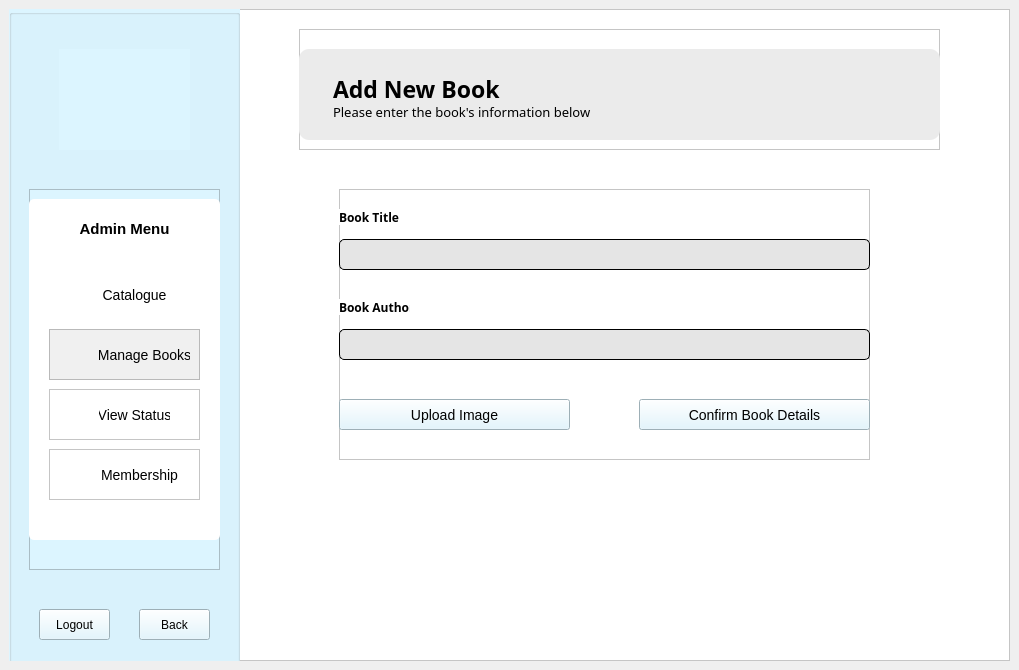
<?xml version="1.0" encoding="UTF-8"?>
<ui version="4.0">
 <class>AddNewBook</class>
 <widget class="QMainWindow" name="AddNewBook">
  <property name="geometry">
   <rect>
    <x>0</x>
    <y>0</y>
    <width>1019</width>
    <height>670</height>
   </rect>
  </property>
  <property name="windowTitle">
   <string>MainWindow</string>
  </property>
  <widget class="QWidget" name="centralwidget">
   <layout class="QVBoxLayout" name="verticalLayout">
    <item>
     <widget class="QFrame" name="frame">
      <property name="styleSheet">
       <string notr="true">background: white;</string>
      </property>
      <property name="frameShape">
       <enum>QFrame::StyledPanel</enum>
      </property>
      <property name="frameShadow">
       <enum>QFrame::Raised</enum>
      </property>
      <widget class="QGroupBox" name="menuPanel">
       <property name="geometry">
        <rect>
         <x>0</x>
         <y>0</y>
         <width>231</width>
         <height>671</height>
        </rect>
       </property>
       <property name="styleSheet">
        <string notr="true">background: rgb(220, 245, 255);</string>
       </property>
       <property name="title">
        <string/>
       </property>
       <widget class="QLabel" name="logo">
        <property name="geometry">
         <rect>
          <x>50</x>
          <y>40</y>
          <width>131</width>
          <height>101</height>
         </rect>
        </property>
        <property name="text">
         <string/>
        </property>
        <property name="pixmap">
         <pixmap resource="Resources.qrc">:/images/logo.png</pixmap>
        </property>
        <property name="scaledContents">
         <bool>true</bool>
        </property>
       </widget>
       <widget class="QFrame" name="menu">
        <property name="geometry">
         <rect>
          <x>20</x>
          <y>180</y>
          <width>191</width>
          <height>381</height>
         </rect>
        </property>
        <property name="frameShape">
         <enum>QFrame::StyledPanel</enum>
        </property>
        <property name="frameShadow">
         <enum>QFrame::Raised</enum>
        </property>
        <widget class="QListWidget" name="listWidget_2">
         <property name="geometry">
          <rect>
           <x>0</x>
           <y>10</y>
           <width>191</width>
           <height>341</height>
          </rect>
         </property>
         <property name="styleSheet">
          <string notr="true">background: white;
border-radius: 5px;</string>
         </property>
         <property name="frameShadow">
          <enum>QFrame::Raised</enum>
         </property>
        </widget>
        <widget class="QFrame" name="catalogue_1">
         <property name="geometry">
          <rect>
           <x>20</x>
           <y>80</y>
           <width>151</width>
           <height>51</height>
          </rect>
         </property>
         <property name="styleSheet">
          <string notr="true">background: transparent;
border-radius: 5px;</string>
         </property>
         <property name="frameShape">
          <enum>QFrame::StyledPanel</enum>
         </property>
         <property name="frameShadow">
          <enum>QFrame::Raised</enum>
         </property>
         <widget class="QLabel" name="label_5">
          <property name="geometry">
           <rect>
            <x>10</x>
            <y>10</y>
            <width>31</width>
            <height>31</height>
           </rect>
          </property>
          <property name="text">
           <string/>
          </property>
          <property name="pixmap">
           <pixmap resource="Resources.qrc">:/images/Icons/books.png</pixmap>
          </property>
          <property name="scaledContents">
           <bool>true</bool>
          </property>
         </widget>
         <widget class="QPushButton" name="catalogue">
          <property name="geometry">
           <rect>
            <x>50</x>
            <y>10</y>
            <width>71</width>
            <height>31</height>
           </rect>
          </property>
          <property name="styleSheet">
           <string notr="true">background: transparent;
font-size: 14px;
border: none;</string>
          </property>
          <property name="text">
           <string>Catalogue</string>
          </property>
          <property name="autoDefault">
           <bool>false</bool>
          </property>
         </widget>
        </widget>
        <widget class="QFrame" name="manageBooks_1">
         <property name="geometry">
          <rect>
           <x>20</x>
           <y>140</y>
           <width>151</width>
           <height>51</height>
          </rect>
         </property>
         <property name="styleSheet">
          <string notr="true">background: rgb(240, 240, 240);</string>
         </property>
         <property name="frameShape">
          <enum>QFrame::StyledPanel</enum>
         </property>
         <property name="frameShadow">
          <enum>QFrame::Raised</enum>
         </property>
         <widget class="QLabel" name="label_6">
          <property name="geometry">
           <rect>
            <x>10</x>
            <y>10</y>
            <width>31</width>
            <height>31</height>
           </rect>
          </property>
          <property name="text">
           <string/>
          </property>
          <property name="pixmap">
           <pixmap resource="Resources.qrc">:/images/Icons/book.png</pixmap>
          </property>
          <property name="scaledContents">
           <bool>true</bool>
          </property>
         </widget>
         <widget class="QPushButton" name="manageBooks">
          <property name="geometry">
           <rect>
            <x>50</x>
            <y>10</y>
            <width>91</width>
            <height>31</height>
           </rect>
          </property>
          <property name="styleSheet">
           <string notr="true">QPushButton {
background: transparent;
font-size: 14px;
border: none;
}

QPushButton:hover {
	color: rgb(124, 204, 241);
}</string>
          </property>
          <property name="text">
           <string>Manage Books</string>
          </property>
         </widget>
        </widget>
        <widget class="QFrame" name="status_1">
         <property name="geometry">
          <rect>
           <x>20</x>
           <y>200</y>
           <width>151</width>
           <height>51</height>
          </rect>
         </property>
         <property name="styleSheet">
          <string notr="true">background: white;</string>
         </property>
         <property name="frameShape">
          <enum>QFrame::StyledPanel</enum>
         </property>
         <property name="frameShadow">
          <enum>QFrame::Raised</enum>
         </property>
         <widget class="QLabel" name="label_7">
          <property name="geometry">
           <rect>
            <x>10</x>
            <y>10</y>
            <width>31</width>
            <height>31</height>
           </rect>
          </property>
          <property name="text">
           <string/>
          </property>
          <property name="pixmap">
           <pixmap resource="Resources.qrc">:/images/Icons/status.png</pixmap>
          </property>
          <property name="scaledContents">
           <bool>true</bool>
          </property>
         </widget>
         <widget class="QPushButton" name="status">
          <property name="geometry">
           <rect>
            <x>50</x>
            <y>10</y>
            <width>71</width>
            <height>31</height>
           </rect>
          </property>
          <property name="styleSheet">
           <string notr="true">QPushButton {
background: transparent;
font-size: 14px;
border: none;
}

QPushButton:hover {
	color: rgb(124, 204, 241);
}</string>
          </property>
          <property name="text">
           <string>View Status</string>
          </property>
         </widget>
        </widget>
        <widget class="QFrame" name="membership_1">
         <property name="geometry">
          <rect>
           <x>20</x>
           <y>260</y>
           <width>151</width>
           <height>51</height>
          </rect>
         </property>
         <property name="styleSheet">
          <string notr="true">background: white;</string>
         </property>
         <property name="frameShape">
          <enum>QFrame::StyledPanel</enum>
         </property>
         <property name="frameShadow">
          <enum>QFrame::Raised</enum>
         </property>
         <widget class="QLabel" name="label_8">
          <property name="geometry">
           <rect>
            <x>10</x>
            <y>10</y>
            <width>31</width>
            <height>31</height>
           </rect>
          </property>
          <property name="text">
           <string/>
          </property>
          <property name="pixmap">
           <pixmap resource="Resources.qrc">:/images/Icons/user.png</pixmap>
          </property>
          <property name="scaledContents">
           <bool>true</bool>
          </property>
         </widget>
         <widget class="QPushButton" name="membership">
          <property name="geometry">
           <rect>
            <x>50</x>
            <y>10</y>
            <width>81</width>
            <height>31</height>
           </rect>
          </property>
          <property name="styleSheet">
           <string notr="true">QPushButton {
background: transparent;
font-size: 14px;
border: none;
}

QPushButton:hover {
	color: rgb(124, 204, 241);
}</string>
          </property>
          <property name="text">
           <string>Membership</string>
          </property>
         </widget>
        </widget>
        <widget class="QLabel" name="label">
         <property name="geometry">
          <rect>
           <x>0</x>
           <y>30</y>
           <width>191</width>
           <height>20</height>
          </rect>
         </property>
         <property name="layoutDirection">
          <enum>Qt::LeftToRight</enum>
         </property>
         <property name="styleSheet">
          <string notr="true">font-weight: bold;
background: white;
font-size: 15px;
</string>
         </property>
         <property name="text">
          <string>Admin Menu</string>
         </property>
         <property name="alignment">
          <set>Qt::AlignCenter</set>
         </property>
        </widget>
       </widget>
       <widget class="QPushButton" name="logout">
        <property name="geometry">
         <rect>
          <x>30</x>
          <y>600</y>
          <width>71</width>
          <height>31</height>
         </rect>
        </property>
        <property name="styleSheet">
         <string notr="true">QPushButton:hover {
	color: rgb(106, 146, 255);
}</string>
        </property>
        <property name="text">
         <string>Logout</string>
        </property>
       </widget>
       <widget class="QPushButton" name="back">
        <property name="geometry">
         <rect>
          <x>130</x>
          <y>600</y>
          <width>71</width>
          <height>31</height>
         </rect>
        </property>
        <property name="styleSheet">
         <string notr="true">/*QPushButton {
background: white;
}*/

QPushButton:hover {
	color: rgb(106, 146, 255);
}</string>
        </property>
        <property name="text">
         <string>Back</string>
        </property>
        <property name="icon">
         <iconset theme="go-previous">
          <normaloff>.</normaloff>.</iconset>
        </property>
       </widget>
      </widget>
      <widget class="QFrame" name="heading_3">
       <property name="geometry">
        <rect>
         <x>290</x>
         <y>20</y>
         <width>641</width>
         <height>121</height>
        </rect>
       </property>
       <property name="frameShape">
        <enum>QFrame::StyledPanel</enum>
       </property>
       <property name="frameShadow">
        <enum>QFrame::Raised</enum>
       </property>
       <widget class="QPlainTextEdit" name="plainTextEdit_9">
        <property name="geometry">
         <rect>
          <x>0</x>
          <y>20</y>
          <width>641</width>
          <height>91</height>
         </rect>
        </property>
        <property name="styleSheet">
         <string notr="true">background: rgb(235, 235, 235);
border-radius: 10px;</string>
        </property>
        <property name="frameShadow">
         <enum>QFrame::Raised</enum>
        </property>
        <property name="plainText">
         <string/>
        </property>
       </widget>
       <widget class="QPlainTextEdit" name="plainTextEdit_10">
        <property name="geometry">
         <rect>
          <x>30</x>
          <y>40</y>
          <width>231</width>
          <height>41</height>
         </rect>
        </property>
        <property name="styleSheet">
         <string notr="true">font-family: Baloo 2;
font-weight: bold;
font-size: 23px;
background: transparent;</string>
        </property>
        <property name="frameShape">
         <enum>QFrame::NoFrame</enum>
        </property>
        <property name="plainText">
         <string>Add New Book</string>
        </property>
       </widget>
       <widget class="QPlainTextEdit" name="plainTextEdit_11">
        <property name="geometry">
         <rect>
          <x>30</x>
          <y>70</y>
          <width>411</width>
          <height>31</height>
         </rect>
        </property>
        <property name="styleSheet">
         <string notr="true">background: transparent;
font-family: Baloo 2;
font-size: 13px;</string>
        </property>
        <property name="frameShape">
         <enum>QFrame::NoFrame</enum>
        </property>
        <property name="plainText">
         <string>Please enter the book's information below</string>
        </property>
       </widget>
      </widget>
      <widget class="QFrame" name="frame_9">
       <property name="geometry">
        <rect>
         <x>330</x>
         <y>180</y>
         <width>531</width>
         <height>271</height>
        </rect>
       </property>
       <property name="frameShape">
        <enum>QFrame::StyledPanel</enum>
       </property>
       <property name="frameShadow">
        <enum>QFrame::Raised</enum>
       </property>
       <widget class="QLineEdit" name="lineEdit_title">
        <property name="geometry">
         <rect>
          <x>0</x>
          <y>50</y>
          <width>531</width>
          <height>31</height>
         </rect>
        </property>
        <property name="styleSheet">
         <string notr="true">border: 0.5px solid black;
border-radius: 5px;
background: rgb(229, 229, 229);</string>
        </property>
       </widget>
       <widget class="QLabel" name="label_2">
        <property name="geometry">
         <rect>
          <x>0</x>
          <y>20</y>
          <width>71</width>
          <height>16</height>
         </rect>
        </property>
        <property name="styleSheet">
         <string notr="true">font-family: Baloo 2;
font-weight: bold;</string>
        </property>
        <property name="text">
         <string>Book Title</string>
        </property>
       </widget>
       <widget class="QLabel" name="label_3">
        <property name="geometry">
         <rect>
          <x>0</x>
          <y>110</y>
          <width>71</width>
          <height>16</height>
         </rect>
        </property>
        <property name="styleSheet">
         <string notr="true">font-family: Baloo 2;
font-weight: bold;</string>
        </property>
        <property name="text">
         <string>Book Author</string>
        </property>
       </widget>
       <widget class="QLineEdit" name="lineEdit_author">
        <property name="geometry">
         <rect>
          <x>0</x>
          <y>140</y>
          <width>531</width>
          <height>31</height>
         </rect>
        </property>
        <property name="styleSheet">
         <string notr="true">border: 0.5px solid black;
border-radius: 5px;
background: rgb(229, 229, 229);</string>
        </property>
       </widget>
       <widget class="QPushButton" name="image">
        <property name="geometry">
         <rect>
          <x>0</x>
          <y>210</y>
          <width>231</width>
          <height>31</height>
         </rect>
        </property>
        <property name="styleSheet">
         <string notr="true">QPushButton {
background: rgb(220, 245, 255);
font-size: 14px;
}

QPushButton:hover {
	color: rgb(106, 146, 255);
}</string>
        </property>
        <property name="text">
         <string>Upload Image</string>
        </property>
       </widget>
       <widget class="QPushButton" name="confirm">
        <property name="geometry">
         <rect>
          <x>300</x>
          <y>210</y>
          <width>231</width>
          <height>31</height>
         </rect>
        </property>
        <property name="styleSheet">
         <string notr="true">QPushButton {
background-color:rgb(220, 245, 255);
font-size: 14px;
}

QPushButton:hover {
	color: rgb(106, 146, 255);
}</string>
        </property>
        <property name="text">
         <string>Confirm Book Details</string>
        </property>
       </widget>
      </widget>
     </widget>
    </item>
   </layout>
  </widget>
 </widget>
 <resources>
  <include location="Resources.qrc"/>
 </resources>
 <connections/>
</ui>
